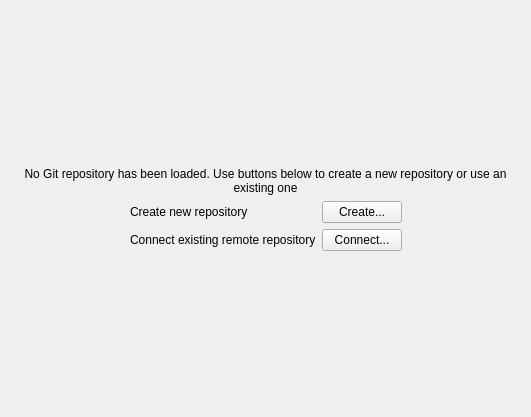
<?xml version="1.0" encoding="UTF-8"?>
<ui version="4.0">
 <class>GitMdiAreaPlaceholderWidget</class>
 <widget class="QWidget" name="GitMdiAreaPlaceholderWidget">
  <property name="geometry">
   <rect>
    <x>0</x>
    <y>0</y>
    <width>531</width>
    <height>417</height>
   </rect>
  </property>
  <property name="windowTitle">
   <string>GitMdiAreaPlaceholderWidget</string>
  </property>
  <layout class="QVBoxLayout" name="verticalLayout_3">
   <item>
    <spacer name="verticalSpacer_2">
     <property name="orientation">
      <enum>Qt::Vertical</enum>
     </property>
     <property name="sizeHint" stdset="0">
      <size>
       <width>20</width>
       <height>40</height>
      </size>
     </property>
    </spacer>
   </item>
   <item>
    <widget class="QLabel" name="NoRepositoryOpenedLabel">
     <property name="text">
      <string>No Git repository has been loaded. Use buttons below to create a new repository or use an existing one</string>
     </property>
     <property name="alignment">
      <set>Qt::AlignBottom|Qt::AlignHCenter</set>
     </property>
     <property name="wordWrap">
      <bool>true</bool>
     </property>
    </widget>
   </item>
   <item>
    <layout class="QHBoxLayout" name="horizontalLayout">
     <item>
      <spacer name="horizontalSpacer">
       <property name="orientation">
        <enum>Qt::Horizontal</enum>
       </property>
       <property name="sizeHint" stdset="0">
        <size>
         <width>40</width>
         <height>20</height>
        </size>
       </property>
      </spacer>
     </item>
     <item>
      <layout class="QVBoxLayout" name="verticalLayout">
       <item>
        <widget class="QLabel" name="CreateNewRepoPushButton">
         <property name="text">
          <string>Create new repository</string>
         </property>
        </widget>
       </item>
       <item>
        <widget class="QLabel" name="ConnectRemoteRepoPushButton">
         <property name="text">
          <string>Connect existing remote repository</string>
         </property>
        </widget>
       </item>
      </layout>
     </item>
     <item>
      <layout class="QVBoxLayout" name="verticalLayout_2">
       <item>
        <widget class="QPushButton" name="pushButton">
         <property name="text">
          <string>Create...</string>
         </property>
        </widget>
       </item>
       <item>
        <widget class="QPushButton" name="pushButton_2">
         <property name="text">
          <string>Connect...</string>
         </property>
        </widget>
       </item>
      </layout>
     </item>
     <item>
      <spacer name="horizontalSpacer_2">
       <property name="orientation">
        <enum>Qt::Horizontal</enum>
       </property>
       <property name="sizeHint" stdset="0">
        <size>
         <width>40</width>
         <height>20</height>
        </size>
       </property>
      </spacer>
     </item>
    </layout>
   </item>
   <item>
    <spacer name="verticalSpacer">
     <property name="orientation">
      <enum>Qt::Vertical</enum>
     </property>
     <property name="sizeHint" stdset="0">
      <size>
       <width>20</width>
       <height>40</height>
      </size>
     </property>
    </spacer>
   </item>
  </layout>
 </widget>
 <resources/>
 <connections/>
</ui>
